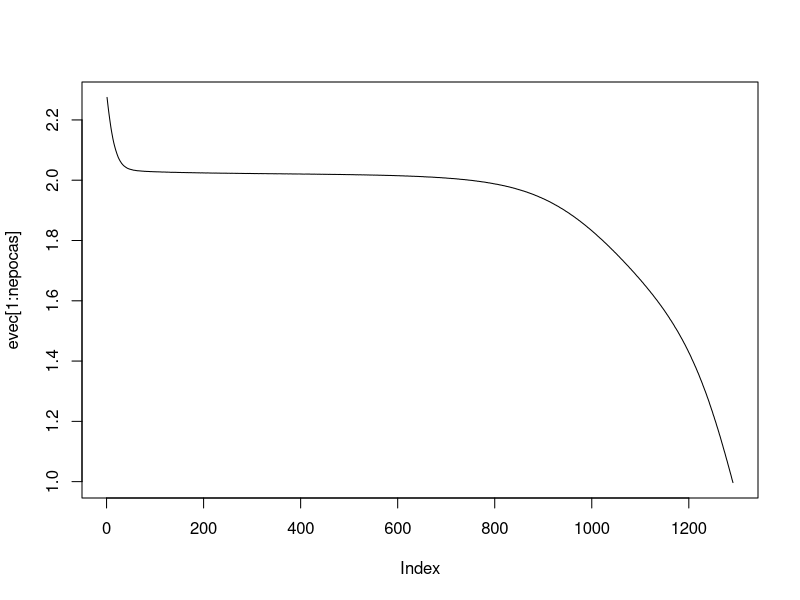

Generate this figure with R:
rm(list=ls())

sech2<-function(u){
  return(((2/(exp(u) + exp(-u)))*(2/(exp(u) + exp(-u)))))
}

# Inicializa??o dos pesos
# Matriz Z nxp, neste cado n+1xp-> 3x2
Z<-matrix(runif(6)-0.5, ncol=2, nrow=3)

# Matriz W pxm, neste caso n+1xp-> 3x2
W<-matrix(runif(6)-0.5, ncol=2, nrow=3)

x<-matrix(c(0,0,0,1,1,0,1,1), ncol=2, byrow=T)
xatual<-matrix(nrow=3, ncol=1)
y<-matrix(c(-1,+1,+1,-1,+1,-1,-1,+1), ncol=2, byrow=T)

tol<-1.0
eta<-0.01
maxepocas<-2000
nepocas<-0
eepoca<-tol+1
N<-4
evec<-matrix(nrow=maxepocas, ncol=1)

while((nepocas < maxepocas) && (eepoca>tol)){
  ei2<-0
  # Sequ?ncia aleat?ria de treinamento
  xseq<-sample(N)
  for(i in 1:N){
    # Amostra dado da sequ?ncia aleat?ria
    irand<-xseq[i]
    xatual[(1:2), 1]<-x[irand,(1:2)]
    xatual[3,1]<-1

    yatual<-y[irand,(1:2)]

    U<-t(xatual)%*%Z # xatual ? 3x1 e Z ? 3x2
    H<-tanh(U)
    Haug<-cbind(H,1) # Haug ? 1x3

    O<-Haug%*%W
    yhat<-tanh(O)

    e<-yatual-yhat
    flinhaO<-sech2(O)
    dO<-e * flinhaO # Produto elemento a elemento

    Wminus<-W[-3,]  # Sa?da do vi?s n?o se propaga
    ehidden<-dO %*% t(Wminus) # dO 1x2 e W 3x2, ehidden ? 1x2
    flinhaU<-sech2(U)
    dU<-ehidden * flinhaU # Produto elemento a elemento

    W<-W+eta*(t(Haug) %*% dO)
    Z<-Z+eta*(xatual %*% dU)
    ei2<-ei2+(e %*% t(e))

  }
  # Incrementa n?mero de ?pocas
  nepocas<-nepocas+1
  evec[nepocas]<-ei2/N

  # Armazena erro por ?poca.
  eepoca<-evec[nepocas]
}
plot(evec[1:nepocas], type='l')
